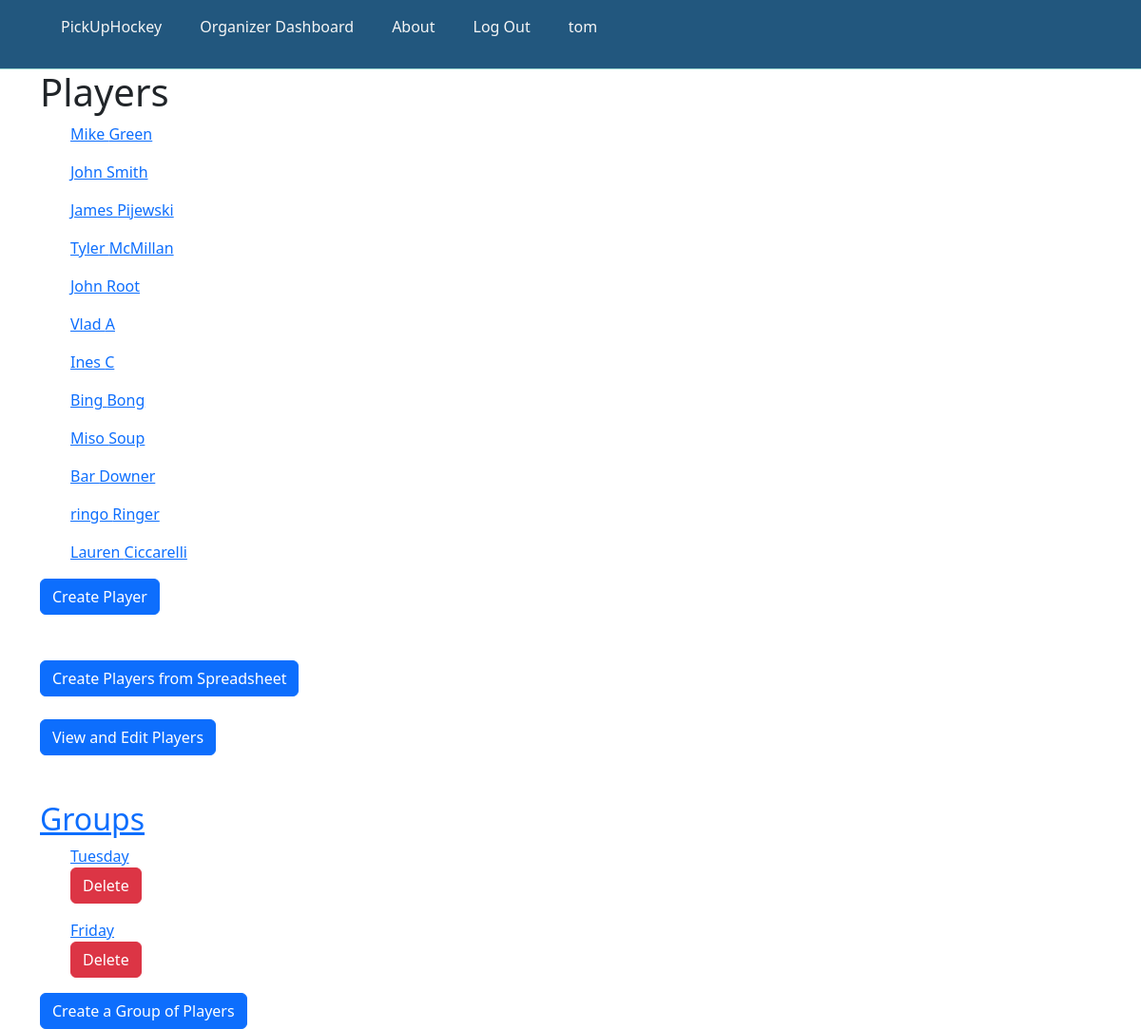
The page /organize/my-players/ (signed in) on the database as committed earlier.
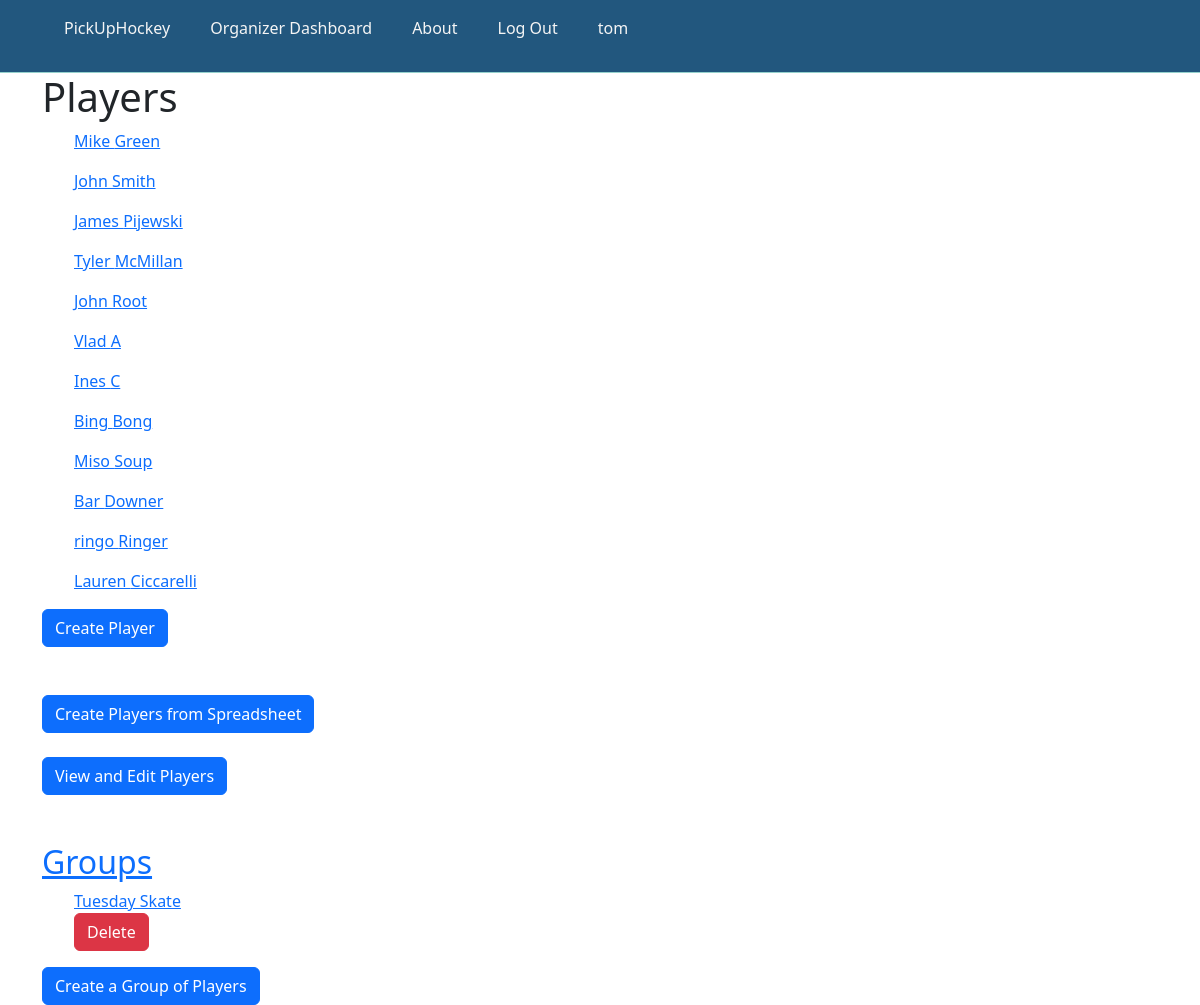
The same page on the database as committed later.
### OrgDash/models.py (models this page shows, shortened)
class Player(models.Model):
    first_name = models.CharField(max_length=150, default= None)
    last_name = models.CharField(max_length=150, default= None)
    email = models.EmailField(max_length=150, default= None)
    skill = models.DecimalField(max_digits=4, decimal_places=1)
    created_by = models.ForeignKey(User, on_delete= models.CASCADE, default= 1)
    class Meta():
        unique_together= ("created_by", "email")

class PlayerGroup(models.Model):
    created_by = models.ForeignKey(User, on_delete= models.CASCADE, default= 1)
    name = models.CharField(max_length=100, default= "Group Name")
    members = models.ManyToManyField('Player', related_name='groups')

### OrgDash/views.py (the view)
# urls.py: path('my-players/', views.PlayerDash, name='player_dash'),
def PlayerDash(request):
    my_players = Player.objects.filter(created_by=request.user)
    my_groups = PlayerGroup.objects.filter(created_by=request.user)
    return render(request, 'OrgDash/Players/player_dash.html', {'my_groups': my_groups, 'my_players':my_players})

### OrgDash/templates/OrgDash/Players/player_dash.html (shortened to what this page needs)
{% extends 'base.html' %}
{% block body_block %}
<div class="container">
    <h1>Players</h1>
    <div row="row">
        {% for player in my_players %}
        <ul>
        <a href="{{player.id}}">{{player.first_name}} {{player.last_name}}
        </ul>
        {% endfor %}
        <form action="{% url 'OrgDash:create_player' %}">
         <button class="btn btn-primary">Create Player</button>
         <br>
         <br>
         <br>
     </form>
     <form action="{% url 'OrgDash:upload_sheet' %}">
        <button class="btn btn-primary">Create Players from Spreadsheet</button>
      <br>
    </form>
<br>
    <form action="{% url 'OrgDash:player_list' %}">
        <button class="btn btn-primary">View and Edit Players</button>
      <br>
    </form>
    <br>
    <br>
    <h2>Groups</h2>
    {% for group in my_groups %}
    <ul>
        <a href="{% url 'OrgDash:player_group_detail' pk=group.pk %}">{{group.name}} </a>
        <form action="{% url 'OrgDash:player_group_delete' group.pk %}">
            <button class="btn btn-danger">Delete </button>
        </form>
     </ul>
     {% endfor %}
    <form action="{% url 'OrgDash:create_player_group' %}">
      <button class="btn btn-primary">Create a Group of Players</button>
    <br>
  </form>
{% endblock %}

Rows that differ between the two databases and show on the page:
removed PlayerGroup: name "Tuesday"
removed PlayerGroup: name "Friday"
added PlayerGroup: name "Tuesday Skate"
